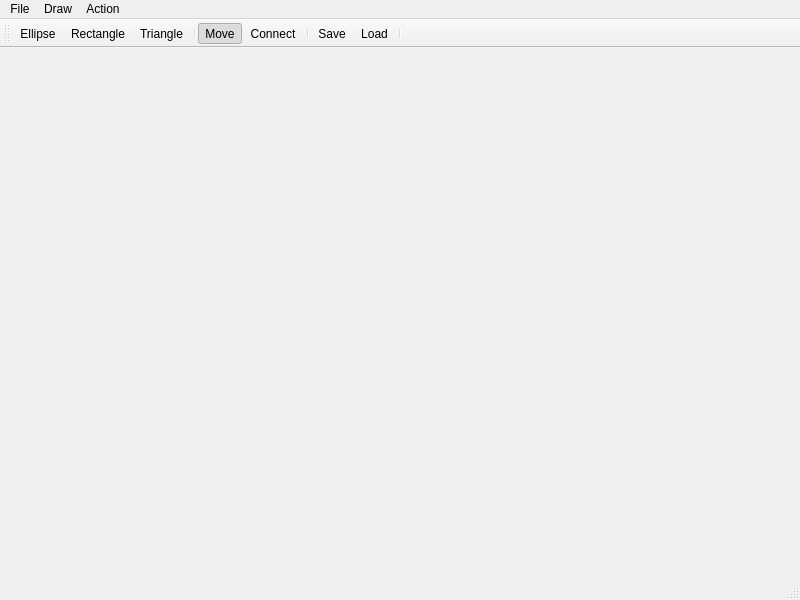
<?xml version="1.0" encoding="UTF-8"?>
<ui version="4.0">
 <class>MainWindow</class>
 <widget class="QMainWindow" name="MainWindow">
  <property name="geometry">
   <rect>
    <x>0</x>
    <y>0</y>
    <width>800</width>
    <height>600</height>
   </rect>
  </property>
  <property name="windowTitle">
   <string>MainWindow</string>
  </property>
  <widget class="QWidget" name="centralwidget"/>
  <widget class="QMenuBar" name="menubar">
   <property name="geometry">
    <rect>
     <x>0</x>
     <y>0</y>
     <width>800</width>
     <height>22</height>
    </rect>
   </property>
   <widget class="QMenu" name="menuFile">
    <property name="title">
     <string>File</string>
    </property>
    <addaction name="actionSave"/>
    <addaction name="actionLoad"/>
   </widget>
   <widget class="QMenu" name="menuDraw">
    <property name="title">
     <string>Draw</string>
    </property>
    <addaction name="actionEllipse"/>
    <addaction name="actionRectangle"/>
    <addaction name="actionTriangle"/>
   </widget>
   <widget class="QMenu" name="menuAction">
    <property name="title">
     <string>Action</string>
    </property>
    <addaction name="actionMove"/>
    <addaction name="actionConnect"/>
   </widget>
   <addaction name="menuFile"/>
   <addaction name="menuDraw"/>
   <addaction name="menuAction"/>
  </widget>
  <widget class="QStatusBar" name="statusbar"/>
  <widget class="QToolBar" name="toolBar">
   <property name="windowTitle">
    <string>toolBar</string>
   </property>
   <attribute name="toolBarArea">
    <enum>TopToolBarArea</enum>
   </attribute>
   <attribute name="toolBarBreak">
    <bool>false</bool>
   </attribute>
   <addaction name="actionEllipse"/>
   <addaction name="actionRectangle"/>
   <addaction name="actionTriangle"/>
   <addaction name="separator"/>
   <addaction name="actionMove"/>
   <addaction name="actionConnect"/>
   <addaction name="separator"/>
   <addaction name="actionSave"/>
   <addaction name="actionLoad"/>
   <addaction name="separator"/>
  </widget>
  <action name="actionSave">
   <property name="icon">
    <iconset resource="res.qrc">
     <normaloff>:/images/images/save.png</normaloff>:/images/images/save.png</iconset>
   </property>
   <property name="text">
    <string>Save</string>
   </property>
   <property name="toolTip">
    <string>Save (Ctrl + S)</string>
   </property>
   <property name="shortcut">
    <string>Ctrl+S</string>
   </property>
  </action>
  <action name="actionLoad">
   <property name="icon">
    <iconset resource="res.qrc">
     <normaloff>:/images/images/load.png</normaloff>:/images/images/load.png</iconset>
   </property>
   <property name="text">
    <string>Load</string>
   </property>
   <property name="toolTip">
    <string>Load (Ctrl + O)</string>
   </property>
   <property name="shortcut">
    <string>Ctrl+O</string>
   </property>
  </action>
  <action name="actionEllipse">
   <property name="checkable">
    <bool>true</bool>
   </property>
   <property name="icon">
    <iconset resource="res.qrc">
     <normaloff>:/images/images/ellipse.png</normaloff>:/images/images/ellipse.png</iconset>
   </property>
   <property name="text">
    <string>Ellipse</string>
   </property>
   <property name="toolTip">
    <string>(E)llipse</string>
   </property>
   <property name="shortcut">
    <string>E</string>
   </property>
  </action>
  <action name="actionRectangle">
   <property name="checkable">
    <bool>true</bool>
   </property>
   <property name="icon">
    <iconset resource="res.qrc">
     <normaloff>:/images/images/rectangle.png</normaloff>:/images/images/rectangle.png</iconset>
   </property>
   <property name="text">
    <string>Rectangle</string>
   </property>
   <property name="toolTip">
    <string>(R)ectangle</string>
   </property>
   <property name="shortcut">
    <string>R</string>
   </property>
  </action>
  <action name="actionTriangle">
   <property name="checkable">
    <bool>true</bool>
   </property>
   <property name="icon">
    <iconset resource="res.qrc">
     <normaloff>:/images/images/triangle.png</normaloff>:/images/images/triangle.png</iconset>
   </property>
   <property name="text">
    <string>Triangle</string>
   </property>
   <property name="toolTip">
    <string>(T)riangle</string>
   </property>
   <property name="shortcut">
    <string>T</string>
   </property>
  </action>
  <action name="actionMove">
   <property name="checkable">
    <bool>true</bool>
   </property>
   <property name="checked">
    <bool>true</bool>
   </property>
   <property name="icon">
    <iconset resource="res.qrc">
     <normaloff>:/images/images/move.png</normaloff>:/images/images/move.png</iconset>
   </property>
   <property name="text">
    <string>Move</string>
   </property>
   <property name="toolTip">
    <string>(M)ove</string>
   </property>
   <property name="shortcut">
    <string>M</string>
   </property>
  </action>
  <action name="actionConnect">
   <property name="checkable">
    <bool>true</bool>
   </property>
   <property name="icon">
    <iconset resource="res.qrc">
     <normaloff>:/images/images/connection-line.png</normaloff>:/images/images/connection-line.png</iconset>
   </property>
   <property name="text">
    <string>Connect</string>
   </property>
   <property name="toolTip">
    <string>(C)onnect</string>
   </property>
   <property name="shortcut">
    <string>C</string>
   </property>
  </action>
 </widget>
 <resources>
  <include location="res.qrc"/>
 </resources>
 <connections/>
</ui>
